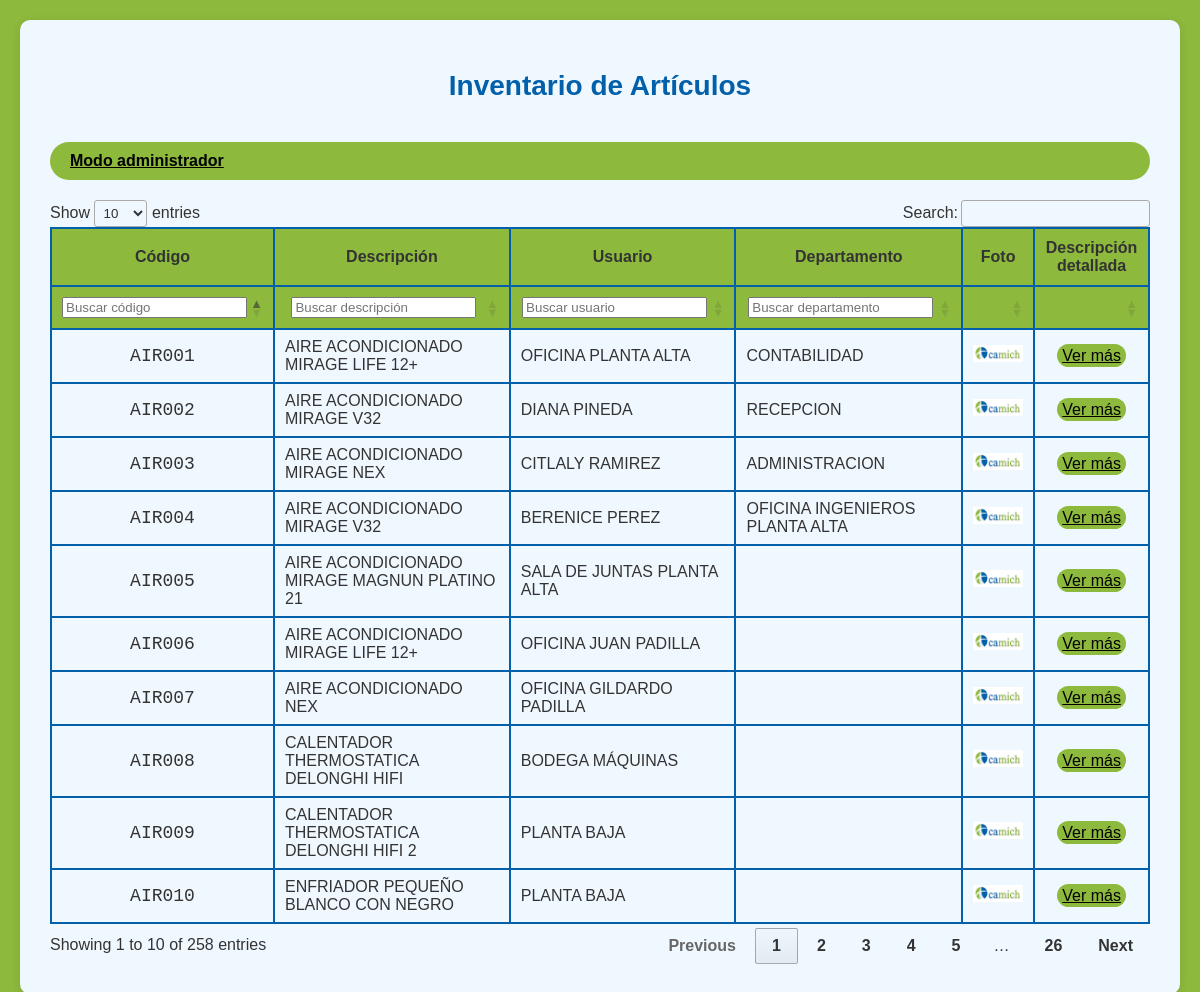
Before: / with the older database file.
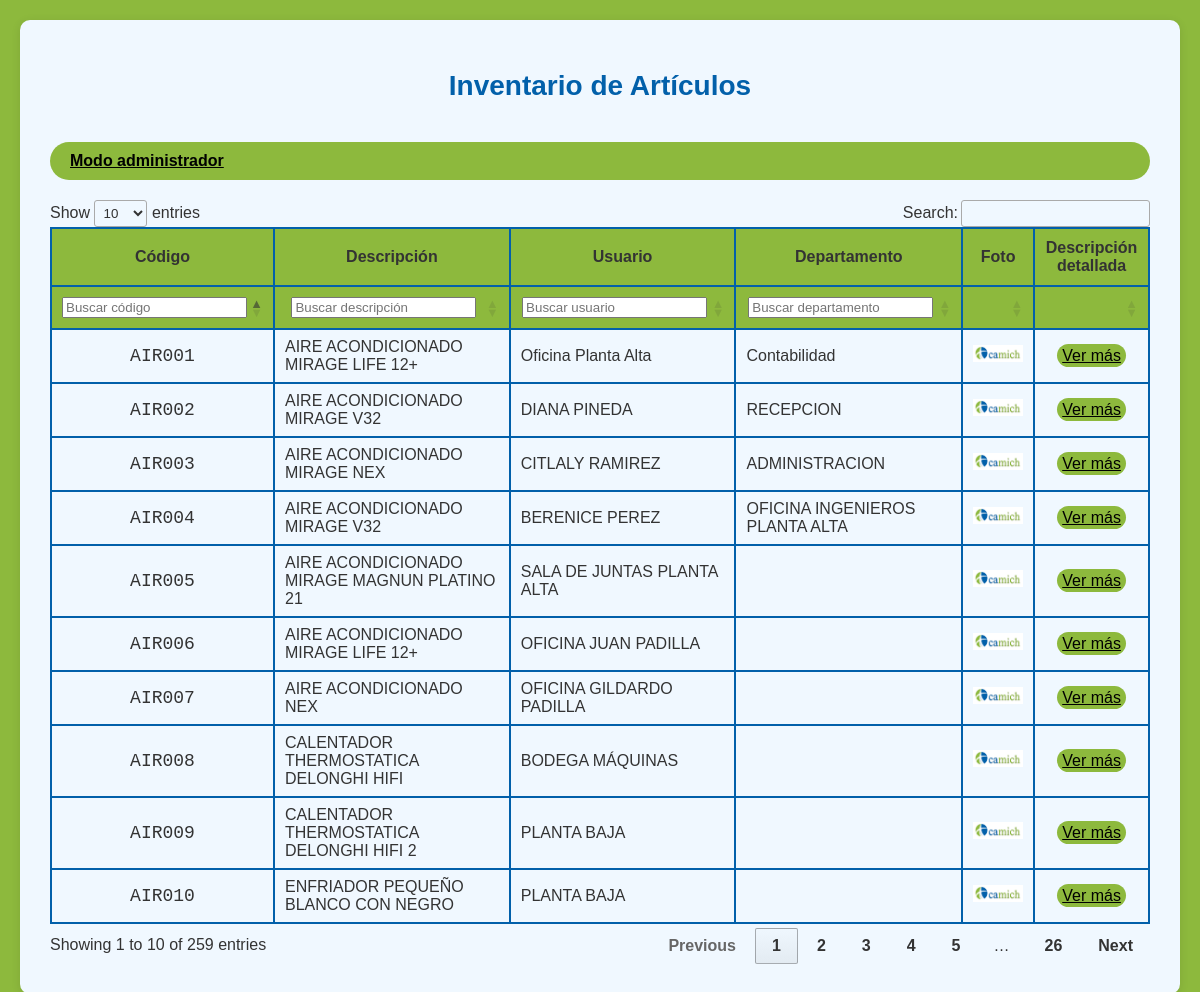
After: the same page with the newer database file.
### tables this page shows
CREATE TABLE "objetos" (
	"id"	INTEGER,
	"codigo"	TEXT,
	"descripcion"	TEXT,
	"identificador"	TEXT,
	"usuario"	TEXT,
	"departamento"	TEXT,
	"notas"	TEXT,
	"foto_location"	TEXT,
	PRIMARY KEY("id" AUTOINCREMENT)
);

### app.py (the view)
@app.route('/')
def index():
    with sqlite3.connect('inventario.db') as conn:
        items = conn.execute('SELECT * FROM objetos ORDER BY codigo').fetchall()
    return render_template('index.html', items=items)

### templates/index.html (shortened to what this page needs)
<!DOCTYPE html>
<html>
<head>
    <link rel="stylesheet" href="../static/style.css">
    <link rel="stylesheet" href="https://cdn.datatables.net/1.13.6/css/jquery.dataTables.min.css">
</head>
<body>
    <div id="container">
        <h1>Inventario de Artículos</h1>
        <a href="{{ url_for('admin') }}" >Modo administrador</a>
        <table id="items-table">
            <thead>
                <tr>
                    <th>Código</th>
                    <th>Descripción</th>
                    <th>Usuario</th>
                    <th>Departamento</th>
                    <th>Foto</th>
                    <th>Descripción detallada</th>
                </tr>
                <tr>
                    <th><input type="text" placeholder="Buscar código"></th>
                    <th><input type="text" placeholder="Buscar descripción"></th>
                    <th><input type="text" placeholder="Buscar usuario"></th>
                    <th><input type="text" placeholder="Buscar departamento"></th>
                    <th></th>
                    <th></th>
                </tr>
            </thead>
            <tbody>
                {% for item in items %}
                <tr>
                    <td>{{ item[1] }}</td>
                    <td>{{ item[2] }}</td>
                    <td>{{ item[4] }}</td>
                    <td>{{ item[5] }}</td>
                    <td>
                        <img src="{{ url_for('static', filename='images/' + (item[7] or 'camich.png')) }}" width="50">
                    </td>
                    <td>
                        <a href="{{ url_for('item_detail', codigo=item[1]) }}">Ver más</a>
                    </td>
                </tr>
                {% endfor %}
            </tbody>
        </table>
    </div>
</body>
</html>

Changed rows visible on the page:
changed objetos "AIR001": usuario "OFICINA PLANTA ALTA" → "Oficina Planta Alta"; departamento "CONTABILIDAD" → "Contabilidad"
Other visible differences:
text written by a page script: "Show entries Search: Showing 1 to 10 of 258 entries Previous 1 2 3 4 5 … 26 Next" → "Show entries Search: Showing 1 to 10 of 259 entries Previous 1 2 3 4 5 … 26 Next"
